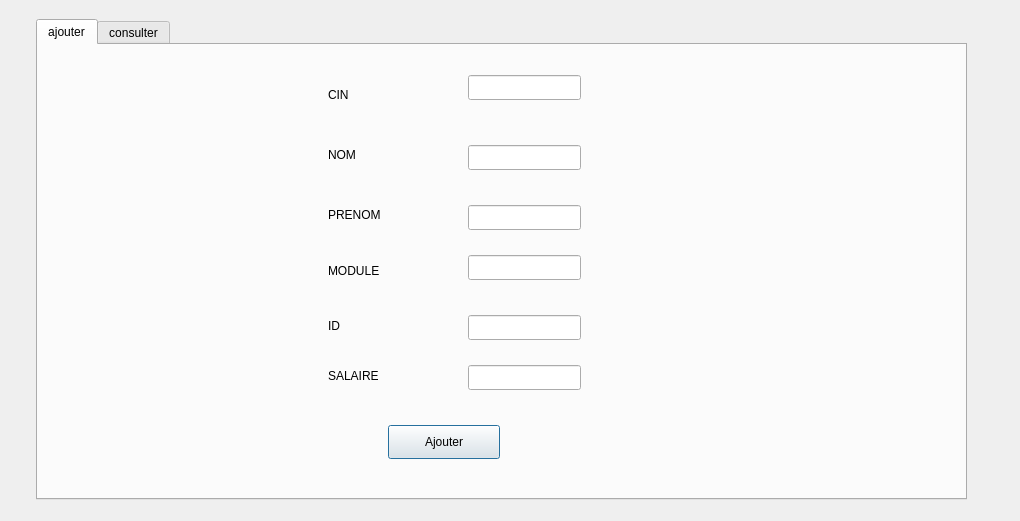
<?xml version="1.0" encoding="UTF-8"?>
<ui version="4.0">
 <class>gestion_teacher</class>
 <widget class="QDialog" name="gestion_teacher">
  <property name="geometry">
   <rect>
    <x>0</x>
    <y>0</y>
    <width>1020</width>
    <height>521</height>
   </rect>
  </property>
  <property name="windowTitle">
   <string>Dialog</string>
  </property>
  <widget class="QTabWidget" name="tabWidget">
   <property name="geometry">
    <rect>
     <x>36</x>
     <y>19</y>
     <width>931</width>
     <height>481</height>
    </rect>
   </property>
   <property name="currentIndex">
    <number>0</number>
   </property>
   <widget class="QWidget" name="ajouter">
    <attribute name="title">
     <string>ajouter</string>
    </attribute>
    <widget class="QLabel" name="label_17">
     <property name="geometry">
      <rect>
       <x>290</x>
       <y>160</y>
       <width>69</width>
       <height>20</height>
      </rect>
     </property>
     <property name="text">
      <string>PRENOM</string>
     </property>
    </widget>
    <widget class="QPushButton" name="Ajouter_2">
     <property name="geometry">
      <rect>
       <x>350</x>
       <y>380</y>
       <width>112</width>
       <height>34</height>
      </rect>
     </property>
     <property name="text">
      <string>Ajouter</string>
     </property>
    </widget>
    <widget class="QLineEdit" name="lineEdit_CIN_4">
     <property name="geometry">
      <rect>
       <x>430</x>
       <y>30</y>
       <width>113</width>
       <height>25</height>
      </rect>
     </property>
    </widget>
    <widget class="QLineEdit" name="lineEdit_ID_4">
     <property name="geometry">
      <rect>
       <x>430</x>
       <y>270</y>
       <width>113</width>
       <height>25</height>
      </rect>
     </property>
    </widget>
    <widget class="QLabel" name="label_18">
     <property name="geometry">
      <rect>
       <x>290</x>
       <y>100</y>
       <width>69</width>
       <height>20</height>
      </rect>
     </property>
     <property name="text">
      <string>NOM</string>
     </property>
    </widget>
    <widget class="QLabel" name="label_19">
     <property name="geometry">
      <rect>
       <x>290</x>
       <y>210</y>
       <width>71</width>
       <height>31</height>
      </rect>
     </property>
     <property name="text">
      <string>MODULE</string>
     </property>
    </widget>
    <widget class="QLabel" name="label_20">
     <property name="geometry">
      <rect>
       <x>290</x>
       <y>40</y>
       <width>69</width>
       <height>20</height>
      </rect>
     </property>
     <property name="text">
      <string>CIN</string>
     </property>
    </widget>
    <widget class="QLabel" name="label_21">
     <property name="geometry">
      <rect>
       <x>290</x>
       <y>270</y>
       <width>91</width>
       <height>21</height>
      </rect>
     </property>
     <property name="text">
      <string>ID</string>
     </property>
    </widget>
    <widget class="QLineEdit" name="lineEdit_PRENOM_4">
     <property name="geometry">
      <rect>
       <x>430</x>
       <y>160</y>
       <width>113</width>
       <height>25</height>
      </rect>
     </property>
    </widget>
    <widget class="QLineEdit" name="lineEdit_MODULE_4">
     <property name="geometry">
      <rect>
       <x>430</x>
       <y>210</y>
       <width>113</width>
       <height>25</height>
      </rect>
     </property>
    </widget>
    <widget class="QLineEdit" name="lineEdit_NOM_4">
     <property name="geometry">
      <rect>
       <x>430</x>
       <y>100</y>
       <width>113</width>
       <height>25</height>
      </rect>
     </property>
    </widget>
    <widget class="QLineEdit" name="lineEdit_SALAIRE_4">
     <property name="geometry">
      <rect>
       <x>430</x>
       <y>320</y>
       <width>113</width>
       <height>25</height>
      </rect>
     </property>
     <property name="text">
      <string/>
     </property>
    </widget>
    <widget class="QLabel" name="label_22">
     <property name="geometry">
      <rect>
       <x>290</x>
       <y>320</y>
       <width>91</width>
       <height>21</height>
      </rect>
     </property>
     <property name="text">
      <string>SALAIRE</string>
     </property>
    </widget>
   </widget>
   <widget class="QWidget" name="consulter">
    <attribute name="title">
     <string>consulter</string>
    </attribute>
    <widget class="QLabel" name="label_11">
     <property name="geometry">
      <rect>
       <x>540</x>
       <y>130</y>
       <width>69</width>
       <height>20</height>
      </rect>
     </property>
     <property name="text">
      <string>PRENOM</string>
     </property>
    </widget>
    <widget class="QLineEdit" name="lineEdit_CIN_3">
     <property name="geometry">
      <rect>
       <x>650</x>
       <y>0</y>
       <width>113</width>
       <height>25</height>
      </rect>
     </property>
     <property name="maxLength">
      <number>18</number>
     </property>
    </widget>
    <widget class="QLineEdit" name="lineEdit_rech_2">
     <property name="geometry">
      <rect>
       <x>330</x>
       <y>410</y>
       <width>131</width>
       <height>31</height>
      </rect>
     </property>
    </widget>
    <widget class="QLineEdit" name="lineEdit_MODULE_3">
     <property name="geometry">
      <rect>
       <x>650</x>
       <y>180</y>
       <width>113</width>
       <height>25</height>
      </rect>
     </property>
    </widget>
    <widget class="QLineEdit" name="lineEdit_ID_3">
     <property name="geometry">
      <rect>
       <x>650</x>
       <y>240</y>
       <width>113</width>
       <height>25</height>
      </rect>
     </property>
    </widget>
    <widget class="QPushButton" name="pushButton_triA_2">
     <property name="geometry">
      <rect>
       <x>181</x>
       <y>350</y>
       <width>131</width>
       <height>34</height>
      </rect>
     </property>
     <property name="text">
      <string>TRI par CIN</string>
     </property>
    </widget>
    <widget class="QLabel" name="label_12">
     <property name="geometry">
      <rect>
       <x>540</x>
       <y>9</y>
       <width>71</width>
       <height>21</height>
      </rect>
     </property>
     <property name="text">
      <string>CIN</string>
     </property>
    </widget>
    <widget class="QLabel" name="label_13">
     <property name="geometry">
      <rect>
       <x>540</x>
       <y>70</y>
       <width>69</width>
       <height>20</height>
      </rect>
     </property>
     <property name="text">
      <string>NOM</string>
     </property>
    </widget>
    <widget class="QLabel" name="label_14">
     <property name="geometry">
      <rect>
       <x>540</x>
       <y>180</y>
       <width>71</width>
       <height>31</height>
      </rect>
     </property>
     <property name="text">
      <string>MODULE</string>
     </property>
    </widget>
    <widget class="QPushButton" name="pushButton_triN_2">
     <property name="geometry">
      <rect>
       <x>310</x>
       <y>300</y>
       <width>112</width>
       <height>34</height>
      </rect>
     </property>
     <property name="text">
      <string>TRI pan Nom</string>
     </property>
    </widget>
    <widget class="QPushButton" name="recherche_2">
     <property name="geometry">
      <rect>
       <x>70</x>
       <y>410</y>
       <width>211</width>
       <height>34</height>
      </rect>
     </property>
     <property name="text">
      <string>Recherche par Marchandise</string>
     </property>
    </widget>
    <widget class="QPushButton" name="Supprimer_2">
     <property name="geometry">
      <rect>
       <x>740</x>
       <y>340</y>
       <width>112</width>
       <height>34</height>
      </rect>
     </property>
     <property name="text">
      <string>Supprimer</string>
     </property>
    </widget>
    <widget class="QTableView" name="tableView_3">
     <property name="geometry">
      <rect>
       <x>60</x>
       <y>20</y>
       <width>441</width>
       <height>271</height>
      </rect>
     </property>
    </widget>
    <widget class="QPushButton" name="statistique_2">
     <property name="geometry">
      <rect>
       <x>581</x>
       <y>430</y>
       <width>111</width>
       <height>34</height>
      </rect>
     </property>
     <property name="text">
      <string>stat</string>
     </property>
    </widget>
    <widget class="QPushButton" name="triC_2">
     <property name="geometry">
      <rect>
       <x>80</x>
       <y>300</y>
       <width>112</width>
       <height>34</height>
      </rect>
     </property>
     <property name="text">
      <string>TRI par Classe</string>
     </property>
    </widget>
    <widget class="QLineEdit" name="lineEdit_PRENOM_3">
     <property name="geometry">
      <rect>
       <x>650</x>
       <y>130</y>
       <width>113</width>
       <height>25</height>
      </rect>
     </property>
    </widget>
    <widget class="QPushButton" name="Modifier_2">
     <property name="geometry">
      <rect>
       <x>460</x>
       <y>340</y>
       <width>112</width>
       <height>34</height>
      </rect>
     </property>
     <property name="text">
      <string>Modifier</string>
     </property>
    </widget>
    <widget class="QLineEdit" name="lineEdit_NOM_3">
     <property name="geometry">
      <rect>
       <x>650</x>
       <y>70</y>
       <width>113</width>
       <height>25</height>
      </rect>
     </property>
    </widget>
    <widget class="QLabel" name="label_15">
     <property name="geometry">
      <rect>
       <x>540</x>
       <y>240</y>
       <width>121</width>
       <height>21</height>
      </rect>
     </property>
     <property name="text">
      <string>ID</string>
     </property>
    </widget>
    <widget class="QPushButton" name="inprimer_2">
     <property name="geometry">
      <rect>
       <x>570</x>
       <y>370</y>
       <width>112</width>
       <height>34</height>
      </rect>
     </property>
     <property name="text">
      <string>Imprimer</string>
     </property>
    </widget>
    <widget class="QLabel" name="label_16">
     <property name="geometry">
      <rect>
       <x>540</x>
       <y>290</y>
       <width>71</width>
       <height>31</height>
      </rect>
     </property>
     <property name="text">
      <string>SALAIRE</string>
     </property>
    </widget>
    <widget class="QLineEdit" name="lineEdit_SALAIRE_3">
     <property name="geometry">
      <rect>
       <x>650</x>
       <y>290</y>
       <width>113</width>
       <height>25</height>
      </rect>
     </property>
    </widget>
   </widget>
  </widget>
 </widget>
 <resources/>
 <connections/>
</ui>
